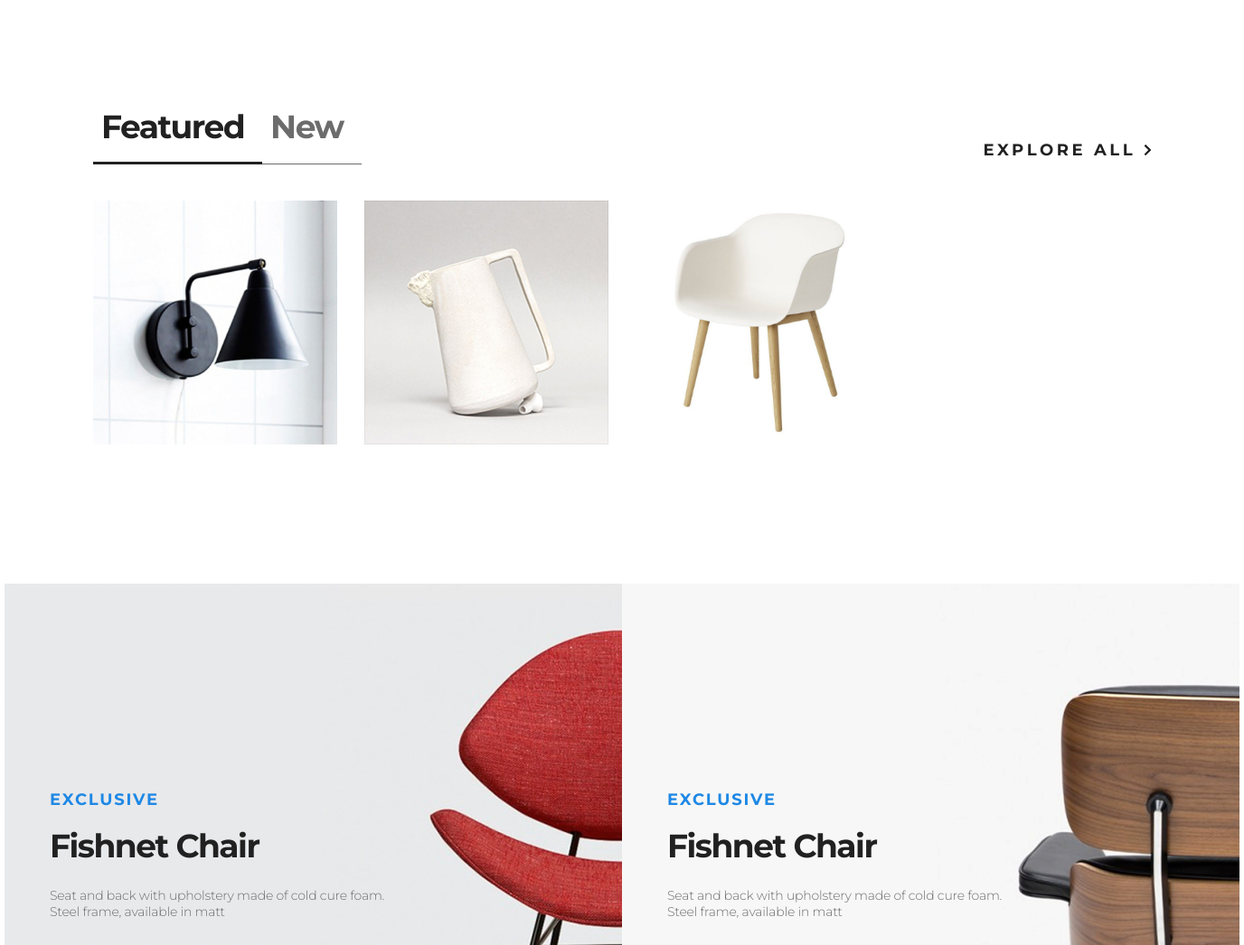
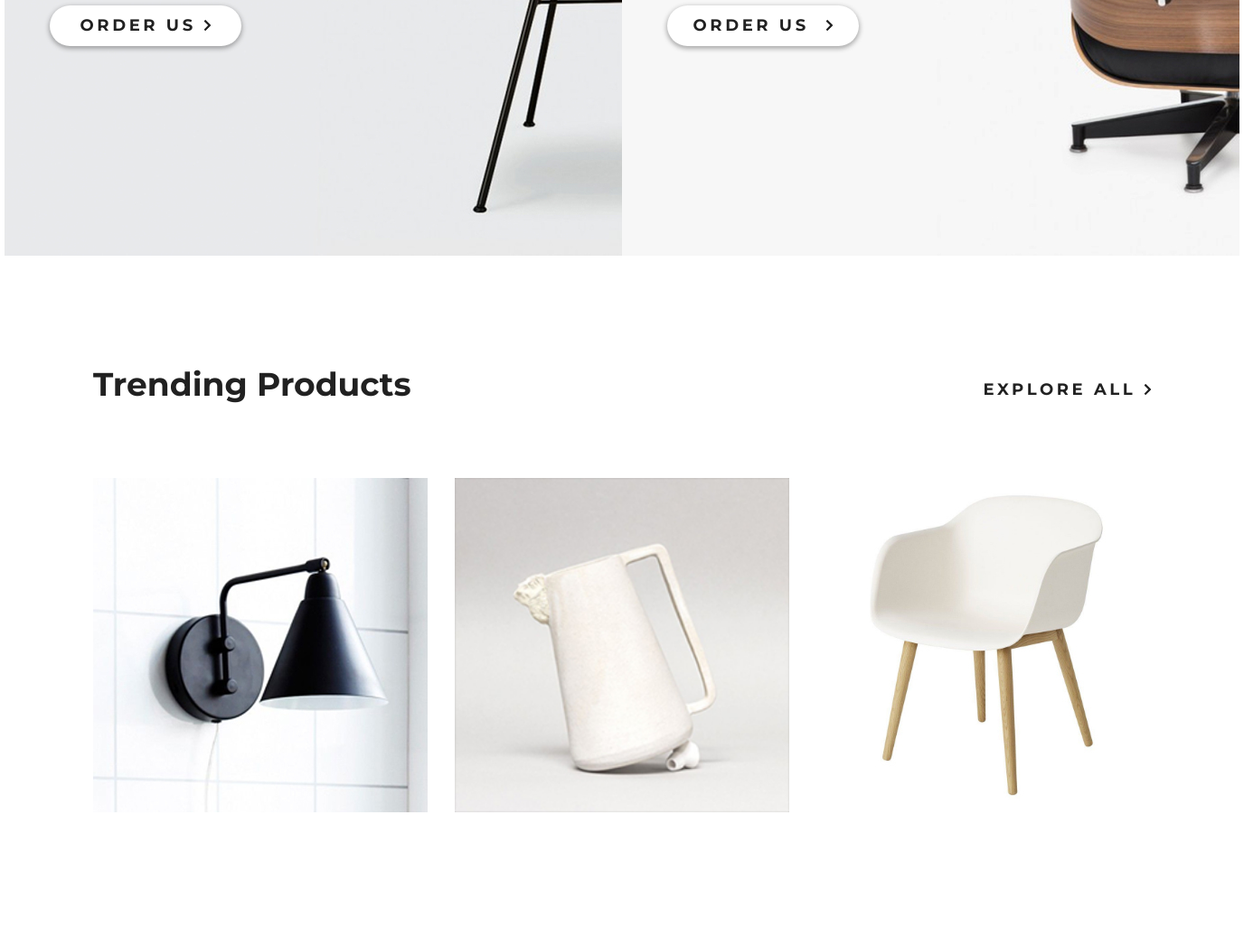
Page / (signed in, middle part) on the earlier database version (2 pictures, top to bottom).
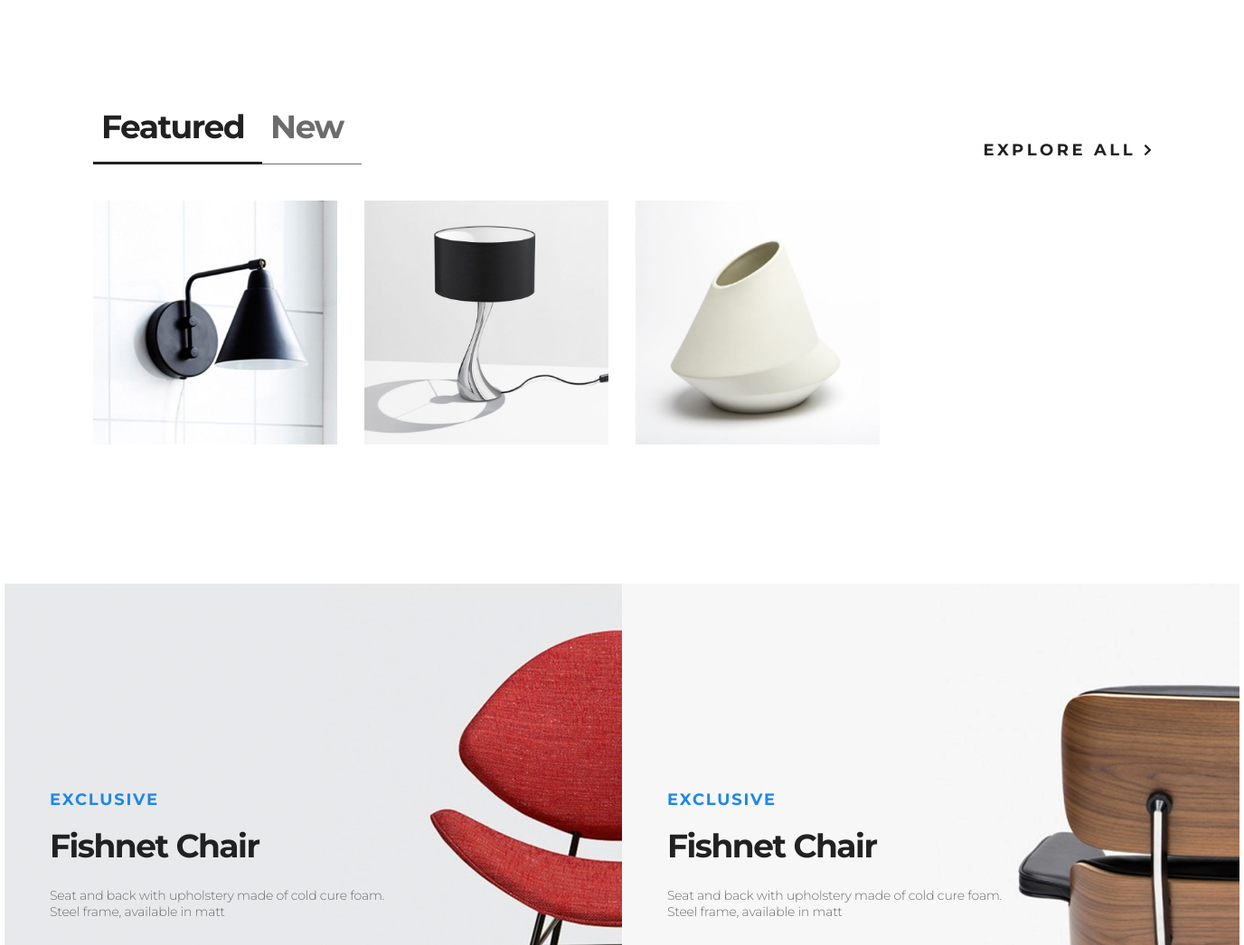
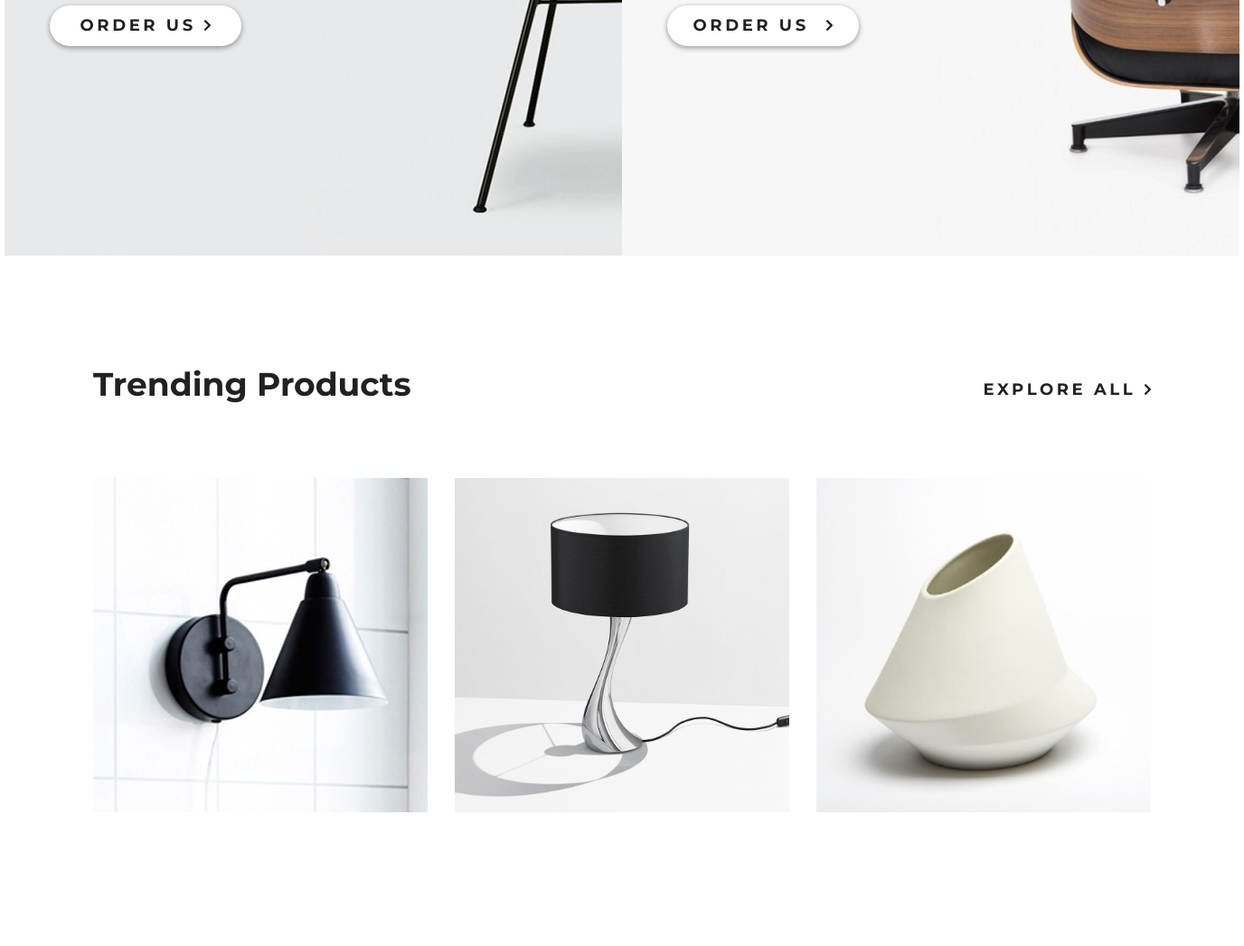
Same page on the later database version (2 pictures, top to bottom).
### mainapp/models.py (models this page shows, shortened)
class Product(models.Model):
    category = models.ForeignKey(ProductCategory,
                                 on_delete=models.CASCADE,
                                 verbose_name='категория продукта')
    name = models.CharField('имя продукта', max_length=128)
    image = models.ImageField(upload_to='products_images', blank=True)
    short_desc = models.CharField('краткое описание продукта', max_length=64, blank=True)
    description = models.TextField('описание продукта', blank=True)
    price = models.DecimalField('цена продукта', max_digits=8, decimal_places=2, default=0)
    quantity = models.PositiveIntegerField('количество на складе', default=0)
    is_active = models.BooleanField(verbose_name='активность', default=True)
    modified_date = models.DateTimeField(
        verbose_name='дата изменения', auto_now=True)
    class Meta:
        verbose_name = 'продукт'
        verbose_name_plural = 'продукты'
        ordering = ['-is_active', 'category', 'name']

### mainapp/views.py (the view)
# urls.py: path('', adminapp.UsersList.as_view(), name='index'),
def index(request):
    featured_new_products = get_products().order_by('pk')
    all_products = get_products().order_by('price')
    context = {
        'page_title': 'INTERIOR',
        'links_menu': LINKS_MENU,
        'products': all_products[:3],
        'featured_new_products': featured_new_products[:4],
    }
    return render(request, 'mainapp/index.html', context)

### authapp/models.py (called while the page is built)
    def basket_cost(self):
        return sum(item.product.price * item.quantity for item in self.user_basket.all())

    def basket_total_quantity(self):
        return sum(item.quantity for item in self.user_basket.all())

### mainapp/templatetags/my_tags.py (called while the page is built)
def media_folder_products(string):
    if not string:
        string = 'products_images/default.jpg'
    return f'{settings.MEDIA_URL}{string}'

### mainapp/views.py (called while the page is built)
def get_products():
    return Product.objects.filter(is_active=True, category__is_active=True)

### mainapp/templates/mainapp/index.html (shortened to what this page needs)
{% extends 'mainapp/base.html' %}
{% load static %}
{% load my_tags %}
{% block container %}
    <section class="products padding-site clearfix">
        <div class="products_header">
            <ul class="products-menu">
                <li class="products-menu_list">
                    <a href="{% url 'main:products' %}"
                       class="products-menu_link products-menu_link__active">Featured</a>
                </li>
                <li class="products-menu_list">
                    <a href="{% url 'main:products' %}"
                       class="products-menu_link">New</a></li>
            </ul>
            <a href="{% url 'main:catalog' pk=0 %}" class="products-explore">explore all <img
                    src="{% static 'img/arrow.svg' %}"
                    alt="image"></a>
        </div>
        {% include 'mainapp/includes/inc__featured_new_products.html' %}
    </section>
    <section class="exclusive clearfix">
        {% include 'mainapp/includes/inc__exclusive_products.html' %}
    </section>
    <section class="trending clearfix padding-site">
        <div class="trending-header clearfix">
            <h4 class="trending-h4">Trending Products</h4>
            <a href="{% url 'main:showroom' %}" class="products-explore">explore all <img
                    src="{% static 'img/arrow.svg' %}"
                    alt="image"></a>
        </div>
        <div class="trending-products trending-products_mt">
            {% include 'mainapp/includes/inc__trending_products.html' %}
        </div>
    </section>
{% endblock %}

### mainapp/templates/mainapp/includes/inc__featured_new_products.html (shortened to what this page needs)
{% load static %}
{% load my_tags %}
<ul class="products_container">
    {% for product in products %}
        <li class="products_list"><a href="{% url 'main:product_page' product.pk %}" class="products_link">
            <img src="{{ product.image|media_folder_products }}" alt="{{ product.name }}" class="products-img">
        </a></li>
    {% endfor %}
</ul>

### mainapp/templates/mainapp/includes/inc__trending_products.html
{% load my_tags %}
{% for product in products %}
    <a class="trending-product" href="{% url 'main:product_page' product.pk %}">
        <img src="{{ product.image|media_folder_products }}" alt="{{ product.name }}"></a>
{% endfor %}

Differences in the rows shown:
no longer on this page (row edited): Product: image|media_folder_products (picture)
no longer on this page (row unchanged): Product: image|media_folder_products (picture)
now on this page (row unchanged): Product: image|media_folder_products (picture)
now on this page (row unchanged): Product: image|media_folder_products (picture)
